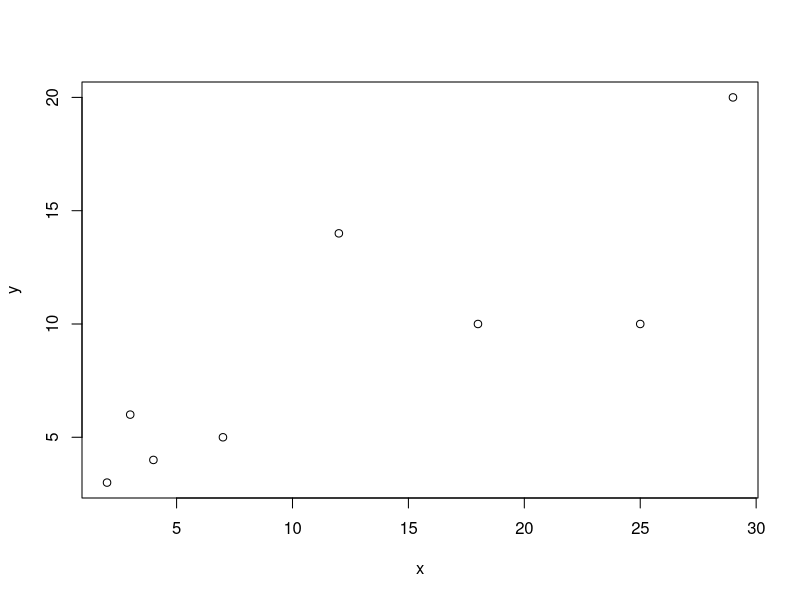
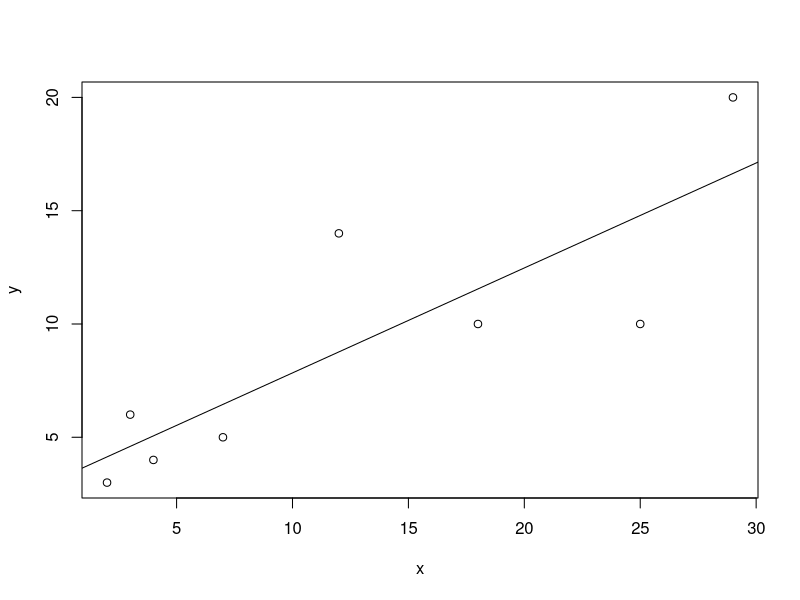

These figures' R source, in order:
# Test

# create two vectors
x <- c(2, 4, 7, 12, 3, 29, 18, 25)
y <- c(3, 4, 5, 14, 6, 20, 10, 10)

# Create a plot of y is function of x
# y ~ x

plot(x, y)
plot(y ~ x)
linearmodel <- lm(y ~ x)
coef(linearmodel)
abline(coef(linearmodel))
       
